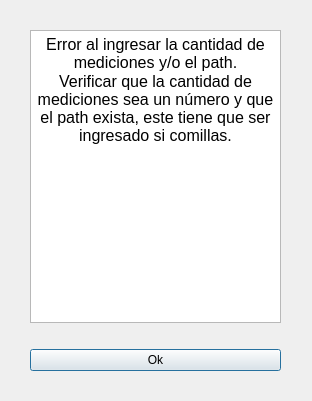
<?xml version="1.0" encoding="UTF-8"?>
<ui version="4.0">
 <class>Dialog</class>
 <widget class="QDialog" name="Dialog">
  <property name="geometry">
   <rect>
    <x>0</x>
    <y>0</y>
    <width>312</width>
    <height>401</height>
   </rect>
  </property>
  <property name="windowTitle">
   <string>Dialog</string>
  </property>
  <widget class="QWidget" name="verticalLayoutWidget">
   <property name="geometry">
    <rect>
     <x>30</x>
     <y>30</y>
     <width>251</width>
     <height>341</height>
    </rect>
   </property>
   <layout class="QVBoxLayout" name="verticalLayout_3">
    <item>
     <layout class="QHBoxLayout" name="horizontalLayout">
      <item>
       <widget class="QTextBrowser" name="textBrowser">
        <property name="html">
         <string>&lt;!DOCTYPE HTML PUBLIC &quot;-//W3C//DTD HTML 4.0//EN&quot; &quot;http://www.w3.org/TR/REC-html40/strict.dtd&quot;&gt;
&lt;html&gt;&lt;head&gt;&lt;meta name=&quot;qrichtext&quot; content=&quot;1&quot; /&gt;&lt;style type=&quot;text/css&quot;&gt;
p, li { white-space: pre-wrap; }
&lt;/style&gt;&lt;/head&gt;&lt;body style=&quot; font-family:'MS Shell Dlg 2'; font-size:7.5pt; font-weight:400; font-style:normal;&quot;&gt;
&lt;p align=&quot;center&quot; style=&quot; margin-top:0px; margin-bottom:0px; margin-left:0px; margin-right:0px; -qt-block-indent:0; text-indent:0px;&quot;&gt;&lt;span style=&quot; font-size:12pt;&quot;&gt;Error al ingresar la cantidad de mediciones y/o el path.&lt;/span&gt;&lt;/p&gt;
&lt;p align=&quot;center&quot; style=&quot; margin-top:0px; margin-bottom:0px; margin-left:0px; margin-right:0px; -qt-block-indent:0; text-indent:0px;&quot;&gt;&lt;span style=&quot; font-size:12pt;&quot;&gt;Verificar que la cantidad de mediciones sea un número y que el path exista, este tiene que ser ingresado si comillas.&lt;/span&gt;&lt;/p&gt;&lt;/body&gt;&lt;/html&gt;</string>
        </property>
       </widget>
      </item>
     </layout>
    </item>
    <item>
     <spacer name="horizontalSpacer_2">
      <property name="orientation">
       <enum>Qt::Horizontal</enum>
      </property>
      <property name="sizeHint" stdset="0">
       <size>
        <width>40</width>
        <height>20</height>
       </size>
      </property>
     </spacer>
    </item>
    <item>
     <widget class="QPushButton" name="ok_button">
      <property name="text">
       <string>Ok</string>
      </property>
     </widget>
    </item>
   </layout>
  </widget>
 </widget>
 <resources/>
 <connections/>
</ui>
